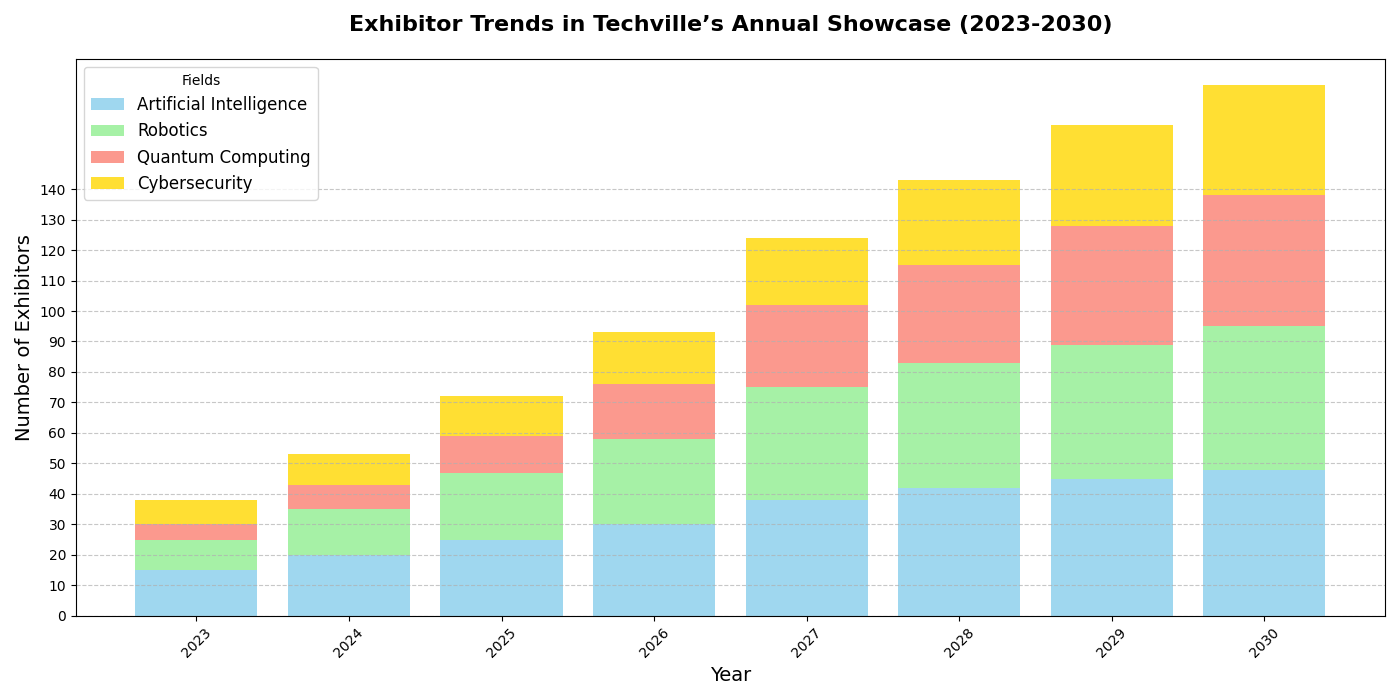

Recreate this plot in Python.
import matplotlib.pyplot as plt
import numpy as np

# Define years and categories
years = np.arange(2023, 2031)
categories = ['Artificial Intelligence', 'Robotics', 'Quantum Computing', 'Cybersecurity']

# Data for each category (number of exhibitors)
ai_exhibitors = [15, 20, 25, 30, 38, 42, 45, 48]
robotics_exhibitors = [10, 15, 22, 28, 37, 41, 44, 47]
quantum_exhibitors = [5, 8, 12, 18, 27, 32, 39, 43]
cybersecurity_exhibitors = [8, 10, 13, 17, 22, 28, 33, 36]  # New category

# Define cumulative values for stacked bar chart
robotics_cumulative = np.array(ai_exhibitors) + np.array(robotics_exhibitors)
quantum_cumulative = robotics_cumulative + np.array(quantum_exhibitors)
cybersecurity_cumulative = quantum_cumulative + np.array(cybersecurity_exhibitors)

# Set up the figure and axis
fig, ax = plt.subplots(figsize=(14, 7))

# Plot the stacked bar chart
ax.bar(years, ai_exhibitors, label='Artificial Intelligence', color='skyblue', alpha=0.8)
ax.bar(years, robotics_exhibitors, bottom=ai_exhibitors, label='Robotics', color='lightgreen', alpha=0.8)
ax.bar(years, quantum_exhibitors, bottom=robotics_cumulative, label='Quantum Computing', color='salmon', alpha=0.8)
ax.bar(years, cybersecurity_exhibitors, bottom=quantum_cumulative, label='Cybersecurity', color='gold', alpha=0.8)  # New category

# Title and labels
ax.set_title('Exhibitor Trends in Techville’s Annual Showcase (2023-2030)', fontsize=16, fontweight='bold', pad=20)
ax.set_xlabel('Year', fontsize=14)
ax.set_ylabel('Number of Exhibitors', fontsize=14)

# Adjust x-axis ticks and labels for better readability
ax.set_xticks(years)
ax.set_xticklabels(years, rotation=45)
ax.set_yticks(np.arange(0, 150, step=10))

# Add legend and grid
ax.legend(loc='upper left', fontsize=12, title='Fields')
ax.grid(axis='y', linestyle='--', alpha=0.7)

# Automatically adjust layout to prevent overlap
plt.tight_layout()

# Display the plot
plt.show()
